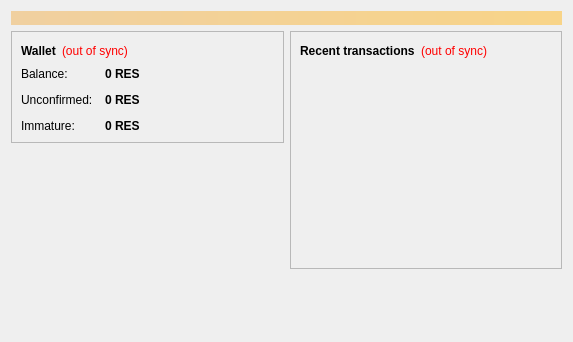
<?xml version="1.0" encoding="UTF-8"?>
<ui version="4.0">
 <class>OverviewPage</class>
 <widget class="QWidget" name="OverviewPage">
  <property name="geometry">
   <rect>
    <x>0</x>
    <y>0</y>
    <width>573</width>
    <height>342</height>
   </rect>
  </property>
  <property name="windowTitle">
   <string>Form</string>
  </property>
  <layout class="QVBoxLayout" name="topLayout">
   <item>
    <widget class="QLabel" name="labelAlerts">
     <property name="visible">
      <bool>false</bool>
     </property>
     <property name="styleSheet">
      <string notr="true">background-color: qlineargradient(x1: 0, y1: 0, x2: 1, y2: 0, stop:0 #F0D0A0, stop:1 #F8D488); color:#000000;</string>
     </property>
     <property name="wordWrap">
      <bool>true</bool>
     </property>
     <property name="margin">
      <number>3</number>
     </property>
    </widget>
   </item>
   <item>
    <layout class="QHBoxLayout" name="horizontalLayout" stretch="1,1">
     <item>
      <layout class="QVBoxLayout" name="verticalLayout_2">
       <item>
        <widget class="QFrame" name="frame">
         <property name="frameShape">
          <enum>QFrame::StyledPanel</enum>
         </property>
         <property name="frameShadow">
          <enum>QFrame::Raised</enum>
         </property>
         <layout class="QVBoxLayout" name="verticalLayout_4">
          <item>
           <layout class="QHBoxLayout" name="horizontalLayout_4">
            <item>
             <widget class="QLabel" name="label_5">
              <property name="font">
               <font>
                <weight>75</weight>
                <bold>true</bold>
               </font>
              </property>
              <property name="text">
               <string>Wallet</string>
              </property>
             </widget>
            </item>
            <item>
             <widget class="QLabel" name="labelWalletStatus">
              <property name="toolTip">
               <string>The displayed information may be out of date. Your wallet automatically synchronizes with the Reserved network after a connection is established, but this process has not completed yet.</string>
              </property>
              <property name="styleSheet">
               <string notr="true">QLabel { color: red; }</string>
              </property>
              <property name="text">
               <string notr="true">(out of sync)</string>
              </property>
              <property name="alignment">
               <set>Qt::AlignLeading|Qt::AlignLeft|Qt::AlignVCenter</set>
              </property>
             </widget>
            </item>
            <item>
             <spacer name="horizontalSpacer_2">
              <property name="orientation">
               <enum>Qt::Horizontal</enum>
              </property>
              <property name="sizeHint" stdset="0">
               <size>
                <width>40</width>
                <height>20</height>
               </size>
              </property>
             </spacer>
            </item>
           </layout>
          </item>
          <item>
           <layout class="QFormLayout" name="formLayout_2">
            <property name="fieldGrowthPolicy">
             <enum>QFormLayout::AllNonFixedFieldsGrow</enum>
            </property>
            <property name="horizontalSpacing">
             <number>12</number>
            </property>
            <property name="verticalSpacing">
             <number>12</number>
            </property>
            <item row="0" column="0">
             <widget class="QLabel" name="label">
              <property name="text">
               <string>Balance:</string>
              </property>
             </widget>
            </item>
            <item row="0" column="1">
             <widget class="QLabel" name="labelBalance">
              <property name="font">
               <font>
                <weight>75</weight>
                <bold>true</bold>
               </font>
              </property>
              <property name="cursor">
               <cursorShape>IBeamCursor</cursorShape>
              </property>
              <property name="toolTip">
               <string>Your current balance</string>
              </property>
              <property name="text">
               <string notr="true">0 RES</string>
              </property>
              <property name="textInteractionFlags">
               <set>Qt::LinksAccessibleByMouse|Qt::TextSelectableByKeyboard|Qt::TextSelectableByMouse</set>
              </property>
             </widget>
            </item>
            <item row="1" column="0">
             <widget class="QLabel" name="label_3">
              <property name="text">
               <string>Unconfirmed:</string>
              </property>
             </widget>
            </item>
            <item row="1" column="1">
             <widget class="QLabel" name="labelUnconfirmed">
              <property name="font">
               <font>
                <weight>75</weight>
                <bold>true</bold>
               </font>
              </property>
              <property name="cursor">
               <cursorShape>IBeamCursor</cursorShape>
              </property>
              <property name="toolTip">
               <string>Total of transactions that have yet to be confirmed, and do not yet count toward the current balance</string>
              </property>
              <property name="text">
               <string notr="true">0 RES</string>
              </property>
              <property name="textInteractionFlags">
               <set>Qt::LinksAccessibleByMouse|Qt::TextSelectableByKeyboard|Qt::TextSelectableByMouse</set>
              </property>
             </widget>
            </item>
            <item row="2" column="0">
             <widget class="QLabel" name="labelImmatureText">
              <property name="text">
               <string>Immature:</string>
              </property>
             </widget>
            </item>
            <item row="2" column="1">
             <widget class="QLabel" name="labelImmature">
              <property name="font">
               <font>
                <weight>75</weight>
                <bold>true</bold>
               </font>
              </property>
              <property name="toolTip">
               <string>Mined balance that has not yet matured</string>
              </property>
              <property name="text">
               <string notr="true">0 RES</string>
              </property>
              <property name="textInteractionFlags">
               <set>Qt::LinksAccessibleByMouse|Qt::TextSelectableByKeyboard|Qt::TextSelectableByMouse</set>
              </property>
             </widget>
            </item>
           </layout>
          </item>
         </layout>
        </widget>
       </item>
       <item>
        <spacer name="verticalSpacer">
         <property name="orientation">
          <enum>Qt::Vertical</enum>
         </property>
         <property name="sizeHint" stdset="0">
          <size>
           <width>20</width>
           <height>40</height>
          </size>
         </property>
        </spacer>
       </item>
      </layout>
     </item>
     <item>
      <layout class="QVBoxLayout" name="verticalLayout_3">
       <item>
        <widget class="QFrame" name="frame_2">
         <property name="frameShape">
          <enum>QFrame::StyledPanel</enum>
         </property>
         <property name="frameShadow">
          <enum>QFrame::Raised</enum>
         </property>
         <layout class="QVBoxLayout" name="verticalLayout">
          <item>
           <layout class="QHBoxLayout" name="horizontalLayout_2">
            <item>
             <widget class="QLabel" name="label_4">
              <property name="text">
               <string>&lt;b&gt;Recent transactions&lt;/b&gt;</string>
              </property>
             </widget>
            </item>
            <item>
             <widget class="QLabel" name="labelTransactionsStatus">
              <property name="toolTip">
               <string>The displayed information may be out of date. Your wallet automatically synchronizes with the Reserved network after a connection is established, but this process has not completed yet.</string>
              </property>
              <property name="styleSheet">
               <string notr="true">QLabel { color: red; }</string>
              </property>
              <property name="text">
               <string notr="true">(out of sync)</string>
              </property>
              <property name="alignment">
               <set>Qt::AlignRight|Qt::AlignTrailing|Qt::AlignVCenter</set>
              </property>
             </widget>
            </item>
            <item>
             <spacer name="horizontalSpacer">
              <property name="orientation">
               <enum>Qt::Horizontal</enum>
              </property>
              <property name="sizeHint" stdset="0">
               <size>
                <width>40</width>
                <height>20</height>
               </size>
              </property>
             </spacer>
            </item>
           </layout>
          </item>
          <item>
           <widget class="QListView" name="listTransactions">
            <property name="styleSheet">
             <string notr="true">QListView { background: transparent; }</string>
            </property>
            <property name="frameShape">
             <enum>QFrame::NoFrame</enum>
            </property>
            <property name="verticalScrollBarPolicy">
             <enum>Qt::ScrollBarAlwaysOff</enum>
            </property>
            <property name="horizontalScrollBarPolicy">
             <enum>Qt::ScrollBarAlwaysOff</enum>
            </property>
            <property name="selectionMode">
             <enum>QAbstractItemView::NoSelection</enum>
            </property>
           </widget>
          </item>
         </layout>
        </widget>
       </item>
       <item>
        <spacer name="verticalSpacer_2">
         <property name="orientation">
          <enum>Qt::Vertical</enum>
         </property>
         <property name="sizeHint" stdset="0">
          <size>
           <width>20</width>
           <height>40</height>
          </size>
         </property>
        </spacer>
       </item>
      </layout>
     </item>
    </layout>
   </item>
  </layout>
 </widget>
 <resources/>
 <connections/>
</ui>
